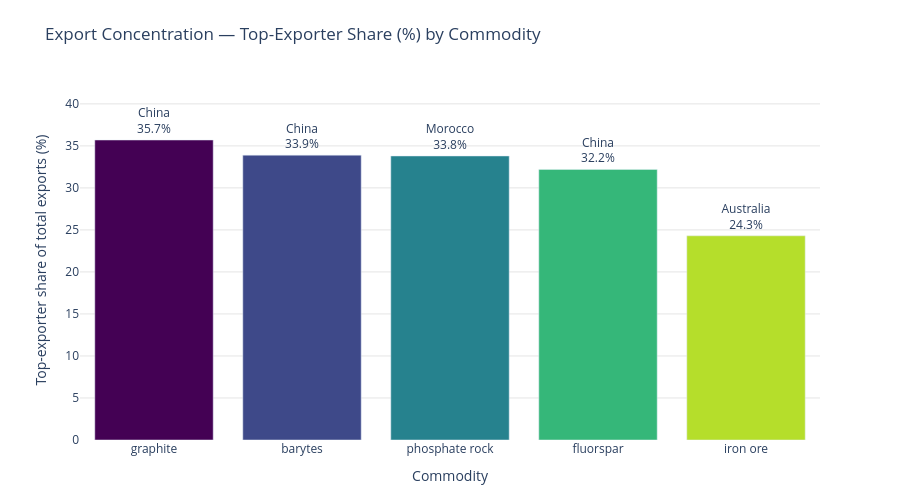

Here is the notebook cell this chart was saved with:
### Code cell
plot_s = summary_df.sort_values("top_exporter_share_pct", ascending=False)

fig2 = go.Figure(
    go.Bar(
        x=plot_s.index,
        y=plot_s["top_exporter_share_pct"],
        text=[
            f"{row['top_exporter']}<br>{row['top_exporter_share_pct']:.1f}%"
            for _, row in plot_s.iterrows()
        ],
        textposition="outside",
        marker_color=px.colors.sequential.Viridis[
            :: max(1, len(px.colors.sequential.Viridis) // len(plot_s))
        ][: len(plot_s)],
        hovertemplate=(
            "<b>%{x}</b><br>"
            "Top exporter share: %{y:.1f}%<br>"
            "<extra></extra>"
        ),
    )
)

fig2.add_hline(
    y=50,
    line_dash="dash",
    line_color="red",
    annotation_text="50% threshold",
    annotation_position="top right",
)

fig2.update_layout(
    title="Export Concentration — Top-Exporter Share (%) by Commodity",
    xaxis_title="Commodity",
    yaxis_title="Top-exporter share of total exports (%)",
    yaxis_range=[0, min(110, plot_s["top_exporter_share_pct"].max() * 1.2)],
    height=500,
    margin=dict(t=80, b=60),
    plot_bgcolor="white",
    paper_bgcolor="white",
    yaxis=dict(gridcolor="#e5e5e5"),
)

fig2.show()

### Figure 1 — Plotly figure (JSON) as saved in the notebook; plotly's stock layout.template omitted (floating-point values rounded to 4 significant figures)
{"data": [{"hovertemplate": "<b>%{x}</b><br>Top exporter share: %{y:.1f}%<br><extra></extra>", "marker": {"color": ["#440154", "#3e4989", "#26828e", "#35b779", "#b5de2b"]}, "text": ["China<br>35.7%", "China<br>33.9%", "Morocco<br>33.8%", "China<br>32.2%", "Australia<br>24.3%"], "textposition": "outside", "type": "bar", "x": ["graphite", "barytes", "phosphate rock", "fluorspar", "iron ore"], "y": [35.7, 33.9, 33.8, 32.2, 24.3]}], "layout": {"annotations": [{"showarrow": false, "text": "50% threshold", "x": 1, "xanchor": "right", "xref": "x domain", "y": 50, "yanchor": "bottom", "yref": "y"}], "height": 500, "margin": {"b": 60, "t": 80}, "paper_bgcolor": "white", "plot_bgcolor": "white", "shapes": [{"line": {"color": "red", "dash": "dash"}, "type": "line", "x0": 0, "x1": 1, "xref": "x domain", "y0": 50, "y1": 50, "yref": "y"}], "title": {"text": "Export Concentration — Top-Exporter Share (%) by Commodity"}, "xaxis": {"title": {"text": "Commodity"}}, "yaxis": {"gridcolor": "#e5e5e5", "range": [0, 42.84], "title": {"text": "Top-exporter share of total exports (%)"}}}}
